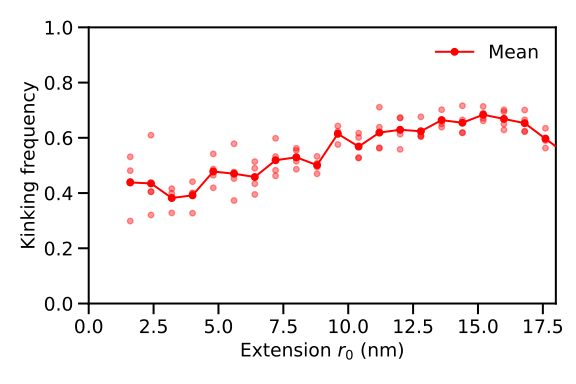

The script that saved this image:
#!/usr/bin/env python3
"""
Kinking frequency vs extension for push simulations (full rod).
Data from Re-Genesis crxstack files: step  CXSTCK_pair1  CXSTCK_pair2
"""

import os
import re
import statistics
from collections import defaultdict

import matplotlib
matplotlib.use("Agg")
import matplotlib.pyplot as plt

# ── constants ─────────────────────────────────────────────────────────────────
DIST_CONVERSION = 0.8       # oxDNA units → nm
CUTOFF_STEP     = 2.5e7     # steady-state cutoff
ZERO_TOL        = 1e-9

INPUT_FOLDER = "/Users/murphy92/Y3_Group_Project/Re-Genesis/oxDNA/tris/cxstack_push_full_rod_dats"
PATTERN = re.compile(r"crxstack_K_(\d+)_r0_(\d+)_seed_(\d+)\.dat$")

# ── matplotlib style ──────────────────────────────────────────────────────────
plt.rcParams.update({
    "axes.linewidth":    1.5,
    "xtick.major.width": 1.5,
    "ytick.major.width": 1.5,
    "xtick.major.size":  8,
    "ytick.major.size":  8,
    "font.size":         14,
    "axes.labelsize":    14,
})


def parse_kinking_freq(filepath):
    """
    Read step, CXSTCK_pair1, CXSTCK_pair2. Apply SS cutoff.
    Kinking = max(pair1, pair2) ≈ 0 (either nick unstacked).
    """
    kinked = 0
    total  = 0
    with open(filepath) as f:
        for line in f:
            if line.startswith('#'):
                continue
            parts = line.split()
            if len(parts) < 3:
                continue
            try:
                step = float(parts[0])
                p1   = float(parts[1])
                p2   = float(parts[2])
            except ValueError:
                continue
            if step < CUTOFF_STEP:
                continue
            total += 1
            if abs(max(p1, p2)) < ZERO_TOL:
                kinked += 1
    return kinked / total if total > 0 else float("nan")


# ── main ──────────────────────────────────────────────────────────────────────
seed_results = defaultdict(list)   # r0 → [freq per seed]

files = sorted(f for f in os.listdir(INPUT_FOLDER) if PATTERN.match(f))
total = len(files)
print(f"Processing {total} push files...", flush=True)

for i, fname in enumerate(files, 1):
    m = PATTERN.match(fname)
    K_str, r0, seed = m.group(1), int(m.group(2)), int(m.group(3))
    freq = parse_kinking_freq(os.path.join(INPUT_FOLDER, fname))
    seed_results[r0].append(freq)
    print(f"[{i:3d}/{total}]  r0={r0:2d}  seed={seed}  kink={freq:.3f}", flush=True)

# ── aggregate ─────────────────────────────────────────────────────────────────
r0_sorted = sorted(seed_results)
x_nm   = [DIST_CONVERSION * r0 for r0 in r0_sorted]
y_mean = [statistics.mean(seed_results[r0]) for r0 in r0_sorted]

# ── plot ──────────────────────────────────────────────────────────────────────
fig, ax = plt.subplots(figsize=(6, 4))

for r0, x_val in zip(r0_sorted, x_nm):
    ax.scatter([x_val] * len(seed_results[r0]), seed_results[r0],
               color="red", alpha=0.4, s=18, zorder=2)

ax.plot(x_nm, y_mean,
        color="red", linewidth=1.5, marker="o", markersize=5,
        label="Mean", zorder=3)

ax.set_xlabel(r"Extension $r_0$ (nm)")
ax.set_ylabel("Kinking frequency")
ax.set_xlim(left=0, right=18)
ax.set_ylim(0, 1)
ax.legend(frameon=False)
plt.tight_layout()
plt.savefig("/Users/murphy92/Y3_Group_Project/oxDNA/force-extension/kinking_push_fullrod.pdf")
plt.savefig("/Users/murphy92/Y3_Group_Project/oxDNA/force-extension/kinking_push_fullrod.svg")
print("\nSaved kinking_push_fullrod.pdf")
